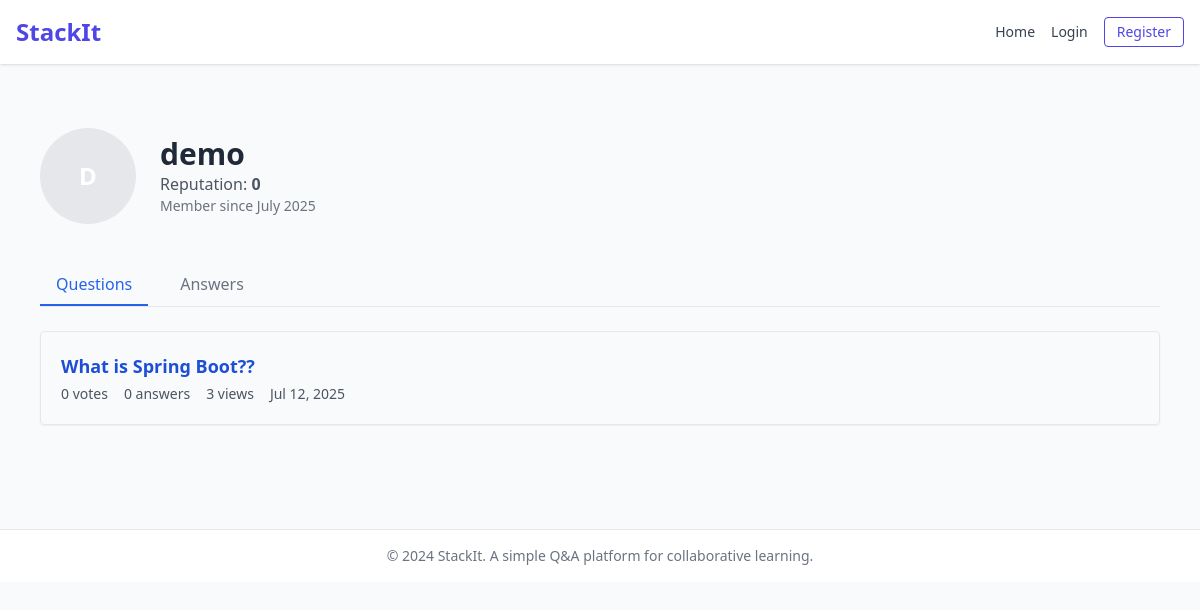
Page /profile/demo on the committed database.
### app.py (models this page shows)
class User(UserMixin, db.Model):
    id = db.Column(db.Integer, primary_key=True)
    username = db.Column(db.String(80), unique=True, nullable=False)
    email = db.Column(db.String(120), unique=True, nullable=False)
    password_hash = db.Column(db.String(120), nullable=False)
    is_admin = db.Column(db.Boolean, default=False)
    reputation = db.Column(db.Integer, default=0)
    bio = db.Column(db.Text)
    profile_picture = db.Column(db.String(120))
    created_at = db.Column(db.DateTime, default=datetime.utcnow)
    questions = db.relationship('Question', backref='author', lazy=True)
    answers = db.relationship('Answer', backref='author', lazy=True)
    votes = db.relationship('Vote', backref='user', lazy=True)
    notifications = db.relationship('Notification', backref='user', lazy=True,
                                  order_by='Notification.created_at.desc()')

class Question(db.Model):
    id = db.Column(db.Integer, primary_key=True)
    title = db.Column(db.String(200), nullable=False)
    content = db.Column(db.Text, nullable=False)
    created_at = db.Column(db.DateTime, default=datetime.utcnow)
    updated_at = db.Column(db.DateTime, default=datetime.utcnow)
    views = db.Column(db.Integer, default=0)
    is_approved = db.Column(db.Boolean, default=True)
    user_id = db.Column(db.Integer, db.ForeignKey('user.id'), nullable=False)
    category_id = db.Column(db.Integer, db.ForeignKey('category.id'))
    answers = db.relationship('Answer', backref='question', lazy=True,
                            cascade='all, delete-orphan')
    votes = db.relationship('Vote', backref='question', lazy=True,
                          cascade='all, delete-orphan')
    tags = db.relationship('QuestionTag', back_populates='question',
                         cascade='all, delete-orphan')
    def get_vote_score(self):
        upvotes = Vote.query.filter_by(question_id=self.id, vote_type='up').count()
        downvotes = Vote.query.filter_by(question_id=self.id, vote_type='down').count()
        return upvotes - downvotes

### app.py (the view)
@app.route('/profile/<username>')
def profile(username):
    user = User.query.filter_by(username=username).first_or_404()
    questions = Question.query.filter_by(
        user_id=user.id,
        is_approved=True
    ).order_by(Question.created_at.desc()).limit(10).all()
    answers = Answer.query.filter_by(
        user_id=user.id,
        is_approved=True
    ).order_by(Answer.created_at.desc()).limit(10).all()
    return render_template('profile.html',
                         user=user,
                         questions=questions,
                         answers=answers)

### templates/profile.html (shortened to what this page needs)
{% extends "base.html" %}
{% block content %}
<div class="max-w-6xl mx-auto px-4 py-8">
    <div class="flex flex-col md:flex-row gap-6 items-start md:items-center mb-10">
        <div class="w-24 h-24 bg-gray-200 rounded-full overflow-hidden flex items-center justify-center text-2xl font-bold text-white bg-blue-500">
            {% if user.profile_picture %}
                <img src="{{ url_for('static', filename='uploads/' + user.profile_picture) }}"
                     alt="{{ user.username }}" class="object-cover w-full h-full">
            {% else %}
                {{ user.username[0]|upper }}
            {% endif %}
        </div>
        <div>
            <h1 class="text-3xl font-bold text-gray-800">{{ user.username }}</h1>
            <p class="text-gray-600">Reputation: <span class="font-semibold">{{ user.reputation }}</span></p>
            <p class="text-gray-500 text-sm">Member since {{ user.created_at.strftime('%B %Y') }}</p>
        </div>
    </div>
    <div x-data="{ tab: 'questions' }">
        <div class="flex gap-4 border-b mb-6">
            <button @click="tab = 'questions'"
                    class="px-4 py-2 font-medium border-b-2"
                    :class="tab === 'questions' ? 'text-blue-600 border-blue-600' : 'text-gray-500 border-transparent'">
                Questions
            </button>
            <button @click="tab = 'answers'"
                    class="px-4 py-2 font-medium border-b-2"
                    :class="tab === 'answers' ? 'text-blue-600 border-blue-600' : 'text-gray-500 border-transparent'">
                Answers
            </button>
        </div>
        <div x-show="tab === 'questions'">
            {% if questions %}
                <div class="space-y-6">
                    {% for question in questions %}
                        <div class="p-5 border rounded shadow-sm hover:shadow-md transition">
                            <h3 class="text-lg font-semibold text-blue-700 hover:underline">
                                <a href="{{ url_for('view_question', id=question.id) }}">{{ question.title }}</a>
                            </h3>
                            <div class="text-sm text-gray-600 mt-1 flex gap-4">
                                <span>{{ question.get_vote_score() }} votes</span>
                                <span>{{ question.answers|length }} answers</span>
                                <span>{{ question.views }} views</span>
                                <span>{{ question.created_at.strftime('%b %d, %Y') }}</span>
                            </div>
                        </div>
                    {% endfor %}
                </div>
            {% endif %}
        </div>
    </div>
</div>
{% endblock %}

### rows in the picture
User: username "D", username "demo", reputation "0", created_at "July 2025"
Question: title "What is Spring Boot??", get_vote_score "0", answers|length "0", views "3", created_at "Jul 12, 2025"
